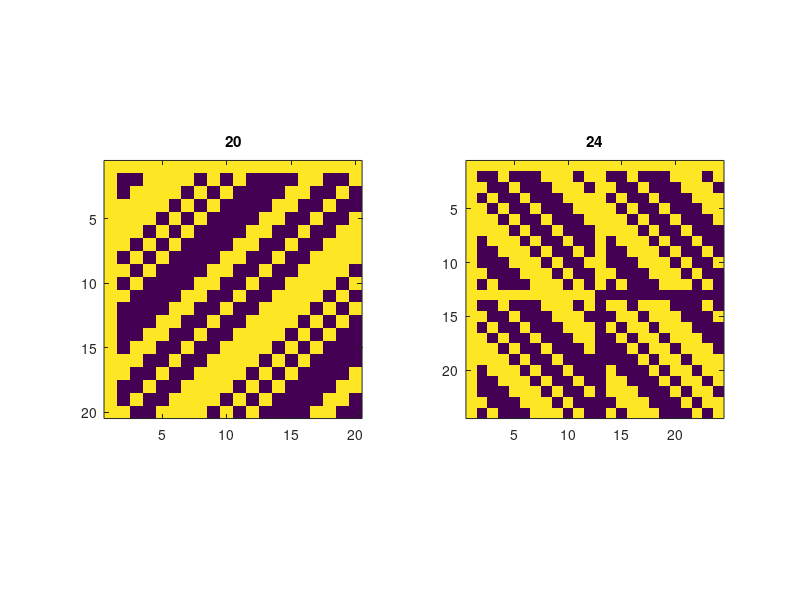

MATLAB code for this plot:

% cf. Agaian product of RH

subplot(1,2,1); imagesc(hadamard(20)); axis square; title(20)
subplot(1,2,2); imagesc(hadamard(24)); axis square; title(24)
